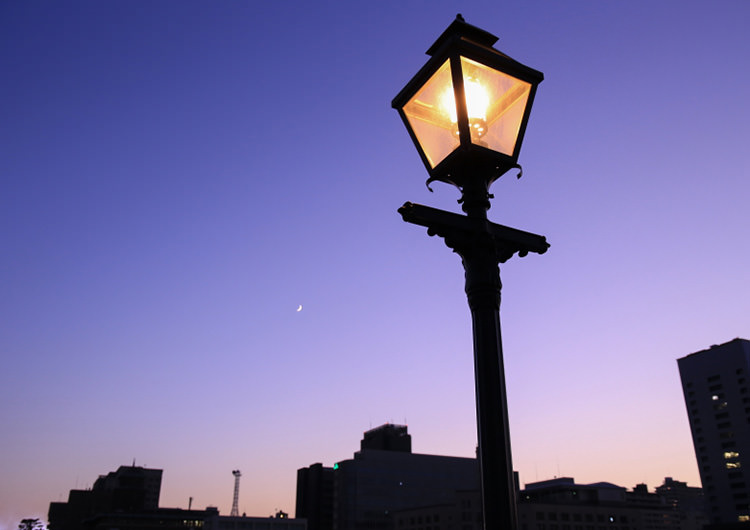
#> input picture Lab2/img/Temp1.jpg, 750 x 530 px, found by its file name
$ python Lab.2.3.py
#> lines starting #> are read from the running program, lines starting #| are printed output that depends on the picture
import cv2
import numpy as np
import matplotlib.pyplot as plt
from skimage.io import imread                         # load the image
from skimage.exposure import cumulative_distribution  # calculate the cumulative pixel value
import numpy as np                                    # reshape the image
import matplotlib.pyplot as plt                       # plot the result

img_1 = cv2.imread("./Lab2/img/Temp1.jpg")
#> img_1 is the input picture: shape (530, 750, 3); mean B, G, R 164.9, 112.4, 118.1
image1_resized = cv2.resize(img_1, (200, 200))
img_2 = cv2.imread("./Lab2/img/Temp2.jpg")
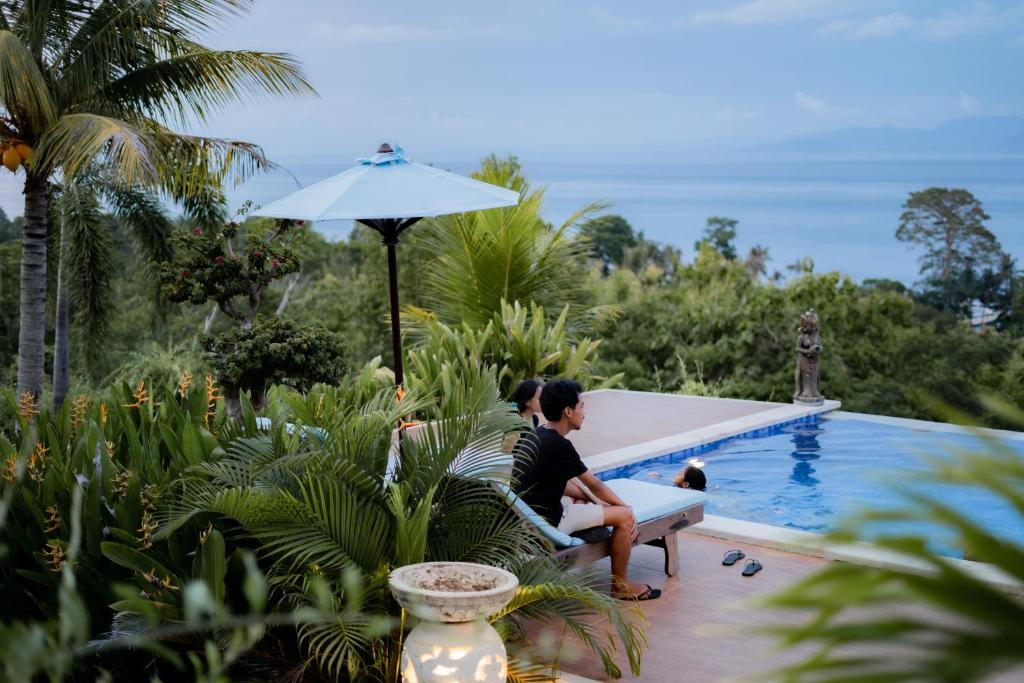
#> input picture Lab2/img/Temp2.jpg, 1024 x 683 px, found by its file name
#> img_2 is the input picture: shape (683, 1024, 3); mean B, G, R 111.1, 115, 100.7
image2_resized = cv2.resize(img_2, (200, 200))

im1b, im1g, im1r = cv2.split(image1_resized)
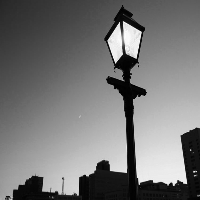
#> im1r: shape (200, 200); min 0, max 254, mean 118.1
im2b, im2g, im2r = cv2.split(image2_resized)
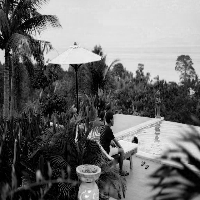
#> im2b: shape (200, 200); min 0, max 255, mean 111
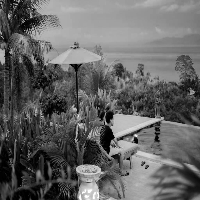
#> im2r: shape (200, 200); min 0, max 255, mean 100.6

pixels = np.arange(256)

def getCDF(image):
    cdf, bins = cumulative_distribution(image)
    cdf = np.insert(cdf, 0, [0]*bins[0])
    cdf = np.append(cdf, [1]*(255-bins[-1]))
    return cdf

def histMatch(cdfInput, cdfTemplate, imageInput):
    pixelValues = np.arange(256)
    new_pixels = np.interp(cdfInput, cdfTemplate, pixels)
    imageMatch = (np.reshape(new_pixels[imageInput.ravel()], imageInput.shape)).astype(np.uint8)
    return imageMatch

plt.subplot(3, 3, 1)
plt.imshow(cv2.cvtColor(image1_resized, cv2.COLOR_BGR2RGB))
plt.title("Input")
ax1 = plt.subplot(3, 3, 2)
ax2 = plt.subplot(3, 3, 3)
for i, c in enumerate('bgr'):
    hist = cv2.calcHist([image1_resized], [i], None, [256], [0, 256])
    cdf1 = np.cumsum(hist) / sum(hist)  # Calculate CDF
    print (np.cumsum(hist),"/",sum(hist),"=",cdf1)
    ax1.plot(hist, c)  # Histogram
    ax2.plot(cdf1, c)  # Cumulative Distribution Function
    ax2.set_ylabel("CDF")
#> this loop made 3 passes
#> (printed output is left out)

plt.subplot(3, 3, 4)
plt.imshow(cv2.cvtColor(image2_resized, cv2.COLOR_BGR2RGB))
plt.title("Template")
ax3 = plt.subplot(3, 3, 5)
ax4 = plt.subplot(3, 3, 6)
for i, c in enumerate('bgr'):
    hist = cv2.calcHist([image2_resized], [i], None, [256], [0, 256])
    cdf2 = np.cumsum(hist) / sum(hist)  # Calculate CDF
    print (np.cumsum(hist),"/",sum(hist),"=",cdf2)
    ax3.plot(hist, c)  # Histogram
    ax4.plot(cdf2, c)  # Cumulative Distribution Function
    ax4.set_ylabel("CDF")

image_result = np.zeros((image1_resized.shape)).astype(np.uint8)
#> image_result: shape (200, 200, 3); every value is 0

for i in range(3):
    cdfInput = getCDF(image1_resized[:,:,i])
    cdfTemplate = getCDF(image2_resized[:,:,i])
    image_result[:,:,i] = histMatch(cdfInput, cdfTemplate, image1_resized[:,:,i])
#> this loop made 3 passes
#> pass 1, in histMatch, `imageMatch = (np.reshape(new_pixels[imageInput.ravel()], imageInput.sh..`:
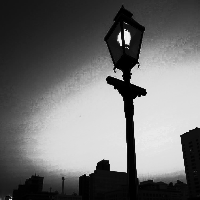
#> imageMatch: shape (200, 200); min 0, max 255, mean 111
#> after the loop:
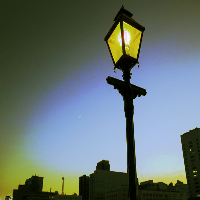
#> image_result: shape (200, 200, 3); mean B, G, R 111, 114.5, 100.1


plt.subplot(3, 3, 7)
plt.imshow(cv2.cvtColor(image_result, cv2.COLOR_BGR2RGB))
plt.title("Matching")
ax5 = plt.subplot(3, 3, 8)
ax6 = plt.subplot(3, 3, 9)
for i, c in enumerate('bgr'):
    hist = cv2.calcHist([image_result], [i], None, [256], [0, 256])
    cdf2 = np.cumsum(hist) / sum(hist)  # Calculate CDF
    print (np.cumsum(hist),"/",sum(hist),"=",cdf2)
    ax5.plot(hist, c)  # Histogram
    ax6.plot(cdf2, c)  # Cumulative Distribution Function
    ax6.set_ylabel("CDF")

cv2.imwrite('./Lab2/img/output/image_result.jpg', image_result)
plt.tight_layout()
plt.show()
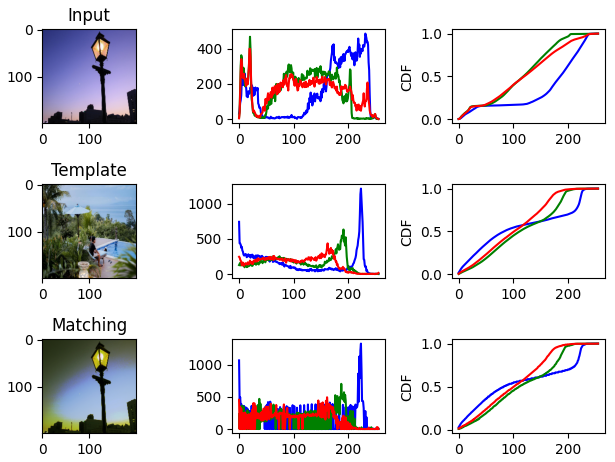
#> figure drawn by matplotlib, 9 panels; panel 2: curve peaks at x = 231, y = 485; panel 2: curve peaks at x = 20, y = 467; panel 2: curve peaks at x = 19, y = 399; panel 3: curve peaks at x = 255, y = 1
